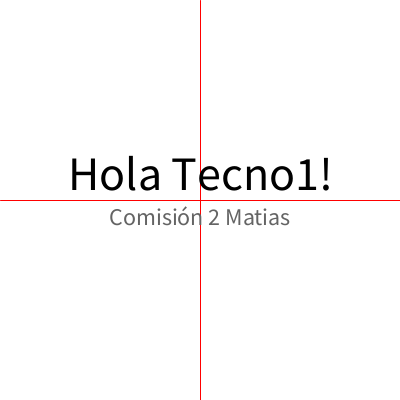
Frame 1 (no input)
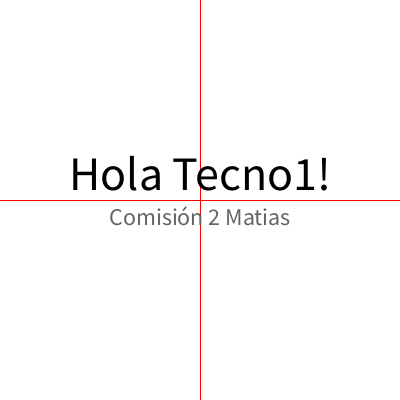
Frame 60 (the mouse pressed at the canvas centre just before this capture)
Frame 120 (the mouse held since frame 60 and released just before this capture): identical to frame 60, image omitted

The Processing sketch that drew these frames (run headless with seeded random() and noise(); from frame 60 on, the mouse is pressed at the canvas centre):

// Processing sketch: ej05c_5_5_uso_de_texto
// ── ej05c_5_5_uso_de_texto.pde

// USO DE TEXTO

//VARIABLE DE TIPO STRING: cadena de caracteres
//1) D E C L A R A C I O N
String comision;

void setup() {
  size( 400, 400 );
  
  //2) A S I G N A C I O N  
  comision = "Comisión 2 Matias";
}

void draw() {
  background( 255 );
  stroke( 255, 0, 0 );
  line( width/2, 0, width/2, height );
  line( 0, height/2, width, height/2 );

  //funcion para escribir texto
  //text( "eltexto", x, y );
  //textSize( tamanio );
  //textAlign( alineacionHorizontal, alineacionVertical );
    //alineacionHorizontal: LEFT, CENTER, or RIGHT
    //alineacionVertical: TOP, BOTTOM, CENTER, or BASELINE
  textAlign( CENTER, BOTTOM );

  fill( 0 );
  textSize( 48 );
  text( "Hola Tecno1!", 200, 200 );

  //3) U T I L I Z A C I O N 
  fill( 100 );
  textSize( 24 );
  text( comision, 200, 230 );
}
